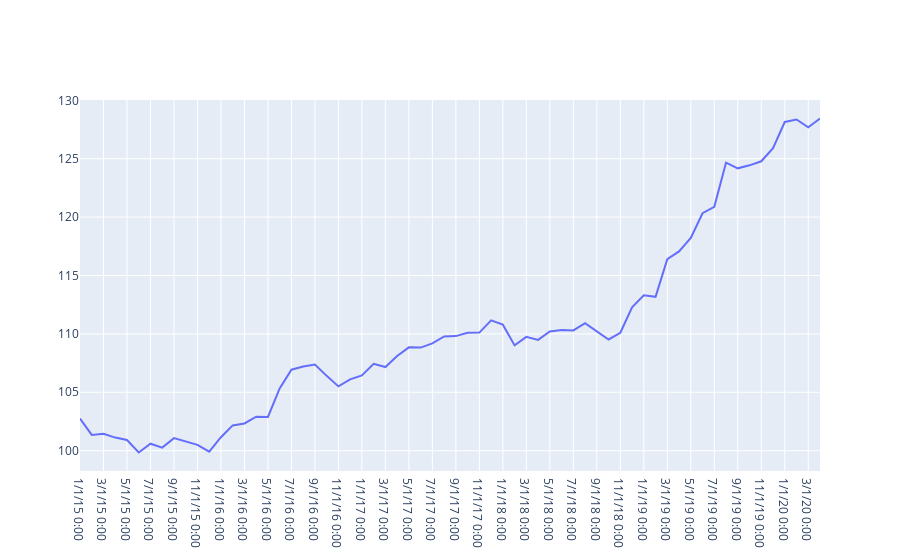

Notebook source saved alongside this figure:
### Markdown cell above
# Plot for BYD Core-Plus Returns Compound ($100 invested)

## y-axis = $ usd 
## x-axis = Date

### Code cell
fig = go.Figure([go.Scatter(x=data['Date'],y=data['BYD Core-Plus Returns Compound']) ])
fig.show()
